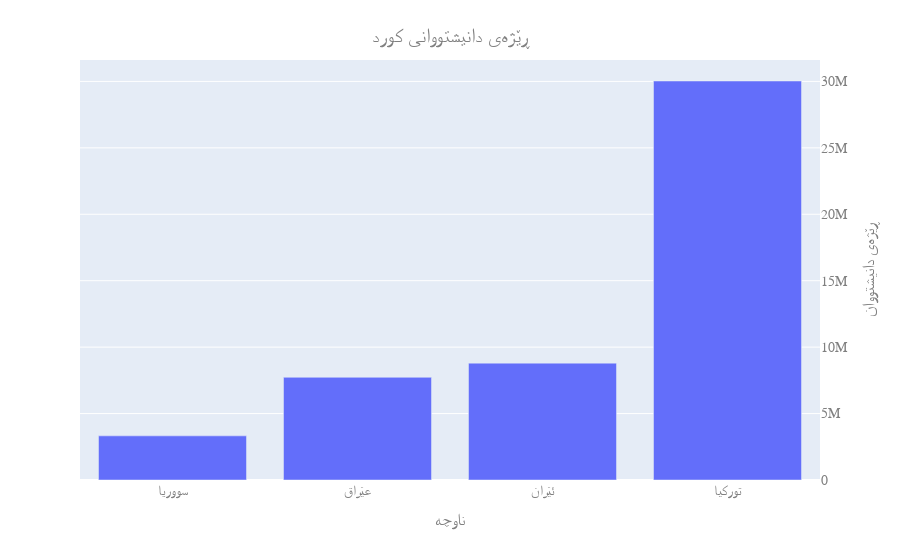

Write notebook code for a chart like this one.
### Markdown cell above
### Mirror UI

Update layout to:

1. Add dictionary for `xaxis`, providing axis label and set autorange value to reverse, to reverse the x-axis.
2. Add dictionary for `yaxis`, providing axis label and set axis to display on right side of plot.

### Code cell
fig.update_layout(
    xaxis={
        "title":"ناوچە",
        "autorange": 'reversed'},
    yaxis={
        "title": "ڕێژەی دانیشتووان",
        "side": "right"},
)
fig.show()

### Figure 1 — Plotly figure (JSON) as saved in the notebook; plotly's stock layout.template omitted (floating-point values rounded to 4 significant figures)
{"data": [{"alignmentgroup": "True", "hovertemplate": "x=%{x}<br>y=%{y}<extra></extra>", "legendgroup": "", "marker": {"color": "#636efa", "pattern": {"shape": ""}}, "name": "", "offsetgroup": "", "orientation": "v", "showlegend": false, "textposition": "auto", "type": "bar", "x": ["تورکیا", "ئێران", "عێراق", "سووریا"], "xaxis": "x", "y": [30032000, 8796000, 7729000, 3322000], "yaxis": "y"}], "layout": {"barmode": "relative", "font": {"color": "Grey", "family": "Vazirmatn", "size": 14}, "legend": {"tracegroupgap": 0}, "margin": {"t": 60}, "title": {"text": "ڕێژەی دانیشتووانی کورد", "x": 0.5, "xanchor": "center", "y": 0.95, "yanchor": "top"}, "xaxis": {"anchor": "y", "autorange": "reversed", "domain": [0, 1], "title": {"text": "ناوچە"}}, "yaxis": {"anchor": "x", "domain": [0, 1], "side": "right", "title": {"text": "ڕێژەی دانیشتووان"}}}}
